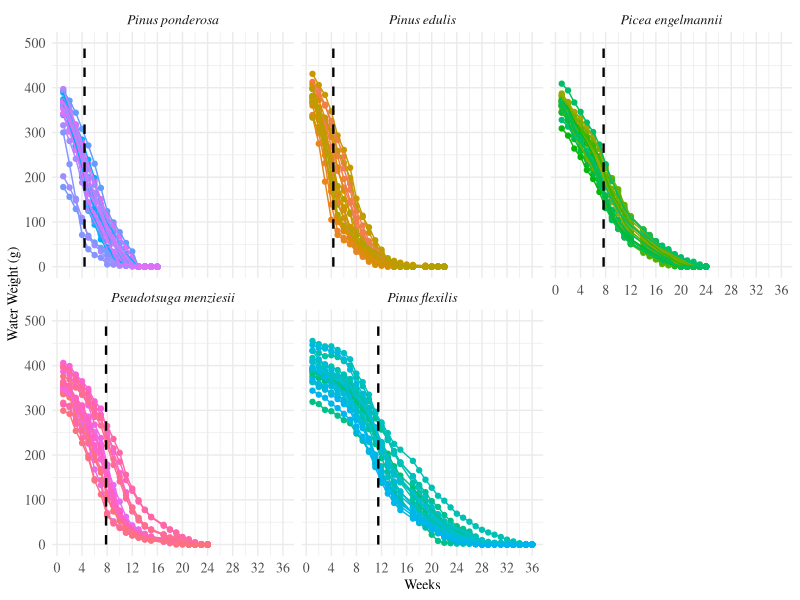

The R script that drew this image:
#Data viz - Figure 3 weights
#Alexandra Lalor
#allielalor@arizona.edu
#allielalor@gmail.com
#First created: 2022-12-10
#Last updated: 2022-12-10

#load packages
library(tidyverse)
library(RColorBrewer)

#read csvs
Phase1_Data_All <- read_csv("data_analysis/Phase1_Data_All.csv")
#Phase1_Data_Weight  <- read_csv("data_analysis/Phase1_Data_Weight.csv")
#Phase1_Data_Weight_Avg  <- read_csv("data_analysis/Phase1_Data_Weight_Avg.csv")

Phase1_Data_All_w <- Phase1_Data_All %>%
  mutate(Legend = ScientificName)
Phase1_Data_All_w$Legend <- as.factor(Phase1_Data_All_w$Legend)
Phase1_Data_All_w <-
  transform(Phase1_Data_All_w, Legend = factor(Legend, levels = c("Pinus ponderosa", "Pinus edulis", "Picea engelmannii", "Pseudotsuga menziesii", "Pinus flexilis")))
levels(Phase1_Data_All_w$Legend)

#filter data
Phase1_Data_All_w <- Phase1_Data_All_w %>% 
  filter(Treatment_temp == "Ambient", Treatment_water == "Drought",
         !is.na(WaterWeight_Calc))

#make label for inflection point segment
Phase1_Data_All_w %>% 
  group_by(Legend) %>% 
  summarize(Stress_Week_Avg = mean(Stress_Week_Avg_Weight))

label <- data.frame(x = c(4.39, 4.32, 7.67, 7.82, 11.48),
                    Legend = factor(c("Pinus ponderosa","Pinus edulis", "Picea engelmannii", "Pseudotsuga menziesii", "Pinus flexilis"), 
                                    levels = c("Pinus ponderosa", "Pinus edulis", "Picea engelmannii", "Pseudotsuga menziesii", "Pinus flexilis")))

#define custom color scale
myColorsPaired <- c("#6A3D9A", "#CAB2D6", "#FF7F00", "#FDBF6F",  "#33A02C", "#B2DF8A", "#E31A1C", "#FB9A99", "#1F78B4", "#A6CEE3")
myColorsDark <- c("#6A3D9A", "#FF7F00", "#33A02C", "#E31A1C", "#1F78B4")
myColorsLight <- c("#CAB2D6", "#FDBF6F", "#B2DF8A", "#FB9A99", "#A6CEE3")
names(myColorsPaired) <- levels(Phase1_Data_All_w$Legend)
names(myColorsDark) <- levels(Phase1_Data_All_w$Legend)
names(myColorsLight) <- levels(Phase1_Data_All_w$Legend)

custom_colors <- scale_colour_manual(values = myColorsLight)
custom_colors_fill <- scale_fill_manual(values = myColorsDark)

#Graph
Phase1_Data_All_w %>% 
  ggplot(aes(x = Week,
             y = WaterWeight_Calc,
             color = SpeciesID)) +
  geom_point() +
  geom_line() +
  geom_segment(data = label,
               aes(x = x, xend = x,
                   y = 0, yend = 500),
               color = "black",
               linetype = "dashed",
               size = 0.8) +
  ylim(0, 500) +
  scale_x_continuous(breaks = seq(0 , 36, by = 4)) +
  facet_wrap(~Legend) +
  xlab("Weeks") +
  ylab("Water Weight (g)") +
  #labs(caption = "\nFIGURE 3 | Water Weight of Juveniles under Droughted and Ambient Treatments.\nCurves were calculated using individual weight data (n = 20 per species). Black dotted lines show the\naverage inflection point among all curves to show where concavity changes from concave up to concave down,\nreflecting the time when water availability transitioned from a non-limiting to a limiting resource.") +
  #custom_colors +
  theme_minimal() +
  theme(legend.position="none",
        text = element_text(family = "serif", size = 10),
        axis.text = element_text(size = 10),
        legend.text = element_text(size = 10),
        strip.text.x = element_text(size = 10, face = "italic"),
        plot.caption = element_text(hjust = 0,
                                    family = "serif",
                                    #face = "bold",
                                    size = 10))


